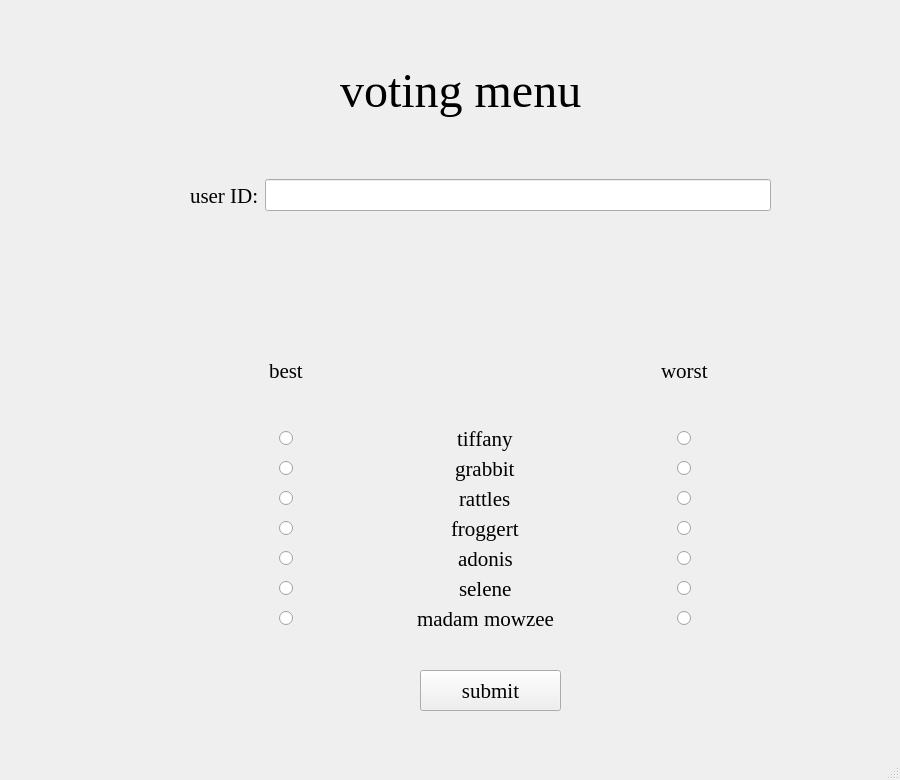
<?xml version="1.0" encoding="UTF-8"?>
<ui version="4.0">
 <class>Voting_Menu</class>
 <widget class="QMainWindow" name="Voting_Menu">
  <property name="geometry">
   <rect>
    <x>0</x>
    <y>0</y>
    <width>900</width>
    <height>780</height>
   </rect>
  </property>
  <property name="sizePolicy">
   <sizepolicy hsizetype="Preferred" vsizetype="Preferred">
    <horstretch>2</horstretch>
    <verstretch>2</verstretch>
   </sizepolicy>
  </property>
  <property name="minimumSize">
   <size>
    <width>900</width>
    <height>780</height>
   </size>
  </property>
  <property name="maximumSize">
   <size>
    <width>900</width>
    <height>780</height>
   </size>
  </property>
  <property name="sizeIncrement">
   <size>
    <width>0</width>
    <height>0</height>
   </size>
  </property>
  <property name="windowTitle">
   <string>Voting_menu</string>
  </property>
  <widget class="QWidget" name="centralwidget">
   <widget class="QWidget" name="gridLayoutWidget">
    <property name="geometry">
     <rect>
      <x>190</x>
      <y>320</y>
      <width>591</width>
      <height>311</height>
     </rect>
    </property>
    <property name="font">
     <font>
      <family>Times New Roman</family>
      <pointsize>16</pointsize>
     </font>
    </property>
    <property name="toolTipDuration">
     <number>0</number>
    </property>
    <property name="layoutDirection">
     <enum>Qt::LeftToRight</enum>
    </property>
    <layout class="QGridLayout" name="gridLayout">
     <item row="5" column="1" alignment="Qt::AlignHCenter">
      <widget class="QLabel" name="label_5">
       <property name="font">
        <font>
         <family>Times New Roman</family>
         <pointsize>16</pointsize>
        </font>
       </property>
       <property name="text">
        <string>adonis</string>
       </property>
      </widget>
     </item>
     <item row="0" column="0" alignment="Qt::AlignHCenter">
      <widget class="QLabel" name="label_8">
       <property name="font">
        <font>
         <family>Times New Roman</family>
         <pointsize>16</pointsize>
        </font>
       </property>
       <property name="text">
        <string>best</string>
       </property>
      </widget>
     </item>
     <item row="1" column="2" alignment="Qt::AlignHCenter">
      <widget class="QRadioButton" name="tiffany_worst">
       <property name="font">
        <font>
         <family>Times New Roman</family>
         <pointsize>16</pointsize>
        </font>
       </property>
       <property name="layoutDirection">
        <enum>Qt::LeftToRight</enum>
       </property>
       <property name="text">
        <string/>
       </property>
       <attribute name="buttonGroup">
        <string notr="true">worst</string>
       </attribute>
      </widget>
     </item>
     <item row="5" column="2" alignment="Qt::AlignHCenter">
      <widget class="QRadioButton" name="adonis_worst">
       <property name="font">
        <font>
         <family>Times New Roman</family>
         <pointsize>16</pointsize>
        </font>
       </property>
       <property name="layoutDirection">
        <enum>Qt::LeftToRight</enum>
       </property>
       <property name="text">
        <string/>
       </property>
       <attribute name="buttonGroup">
        <string notr="true">worst</string>
       </attribute>
      </widget>
     </item>
     <item row="3" column="2" alignment="Qt::AlignHCenter">
      <widget class="QRadioButton" name="rattles_worst">
       <property name="font">
        <font>
         <family>Times New Roman</family>
         <pointsize>16</pointsize>
        </font>
       </property>
       <property name="layoutDirection">
        <enum>Qt::LeftToRight</enum>
       </property>
       <property name="text">
        <string/>
       </property>
       <attribute name="buttonGroup">
        <string notr="true">worst</string>
       </attribute>
      </widget>
     </item>
     <item row="4" column="0" alignment="Qt::AlignHCenter">
      <widget class="QRadioButton" name="froggert_best">
       <property name="font">
        <font>
         <family>Times New Roman</family>
         <pointsize>16</pointsize>
        </font>
       </property>
       <property name="toolTipDuration">
        <number>0</number>
       </property>
       <property name="text">
        <string/>
       </property>
       <attribute name="buttonGroup">
        <string notr="true">best</string>
       </attribute>
      </widget>
     </item>
     <item row="5" column="0" alignment="Qt::AlignHCenter">
      <widget class="QRadioButton" name="adonis_best">
       <property name="font">
        <font>
         <family>Times New Roman</family>
         <pointsize>16</pointsize>
        </font>
       </property>
       <property name="toolTipDuration">
        <number>0</number>
       </property>
       <property name="text">
        <string/>
       </property>
       <attribute name="buttonGroup">
        <string notr="true">best</string>
       </attribute>
      </widget>
     </item>
     <item row="7" column="2" alignment="Qt::AlignHCenter">
      <widget class="QRadioButton" name="madam_worst">
       <property name="font">
        <font>
         <family>Times New Roman</family>
         <pointsize>16</pointsize>
        </font>
       </property>
       <property name="layoutDirection">
        <enum>Qt::LeftToRight</enum>
       </property>
       <property name="text">
        <string/>
       </property>
       <attribute name="buttonGroup">
        <string notr="true">worst</string>
       </attribute>
      </widget>
     </item>
     <item row="7" column="0" alignment="Qt::AlignHCenter">
      <widget class="QRadioButton" name="madam_best">
       <property name="font">
        <font>
         <family>Times New Roman</family>
         <pointsize>16</pointsize>
        </font>
       </property>
       <property name="toolTipDuration">
        <number>0</number>
       </property>
       <property name="text">
        <string/>
       </property>
       <attribute name="buttonGroup">
        <string notr="true">best</string>
       </attribute>
      </widget>
     </item>
     <item row="2" column="2" alignment="Qt::AlignHCenter">
      <widget class="QRadioButton" name="grabbit_worst">
       <property name="font">
        <font>
         <family>Times New Roman</family>
         <pointsize>16</pointsize>
        </font>
       </property>
       <property name="layoutDirection">
        <enum>Qt::LeftToRight</enum>
       </property>
       <property name="text">
        <string/>
       </property>
       <attribute name="buttonGroup">
        <string notr="true">worst</string>
       </attribute>
      </widget>
     </item>
     <item row="4" column="2" alignment="Qt::AlignHCenter">
      <widget class="QRadioButton" name="froggert_worst">
       <property name="font">
        <font>
         <family>Times New Roman</family>
         <pointsize>16</pointsize>
        </font>
       </property>
       <property name="layoutDirection">
        <enum>Qt::LeftToRight</enum>
       </property>
       <property name="text">
        <string/>
       </property>
       <attribute name="buttonGroup">
        <string notr="true">worst</string>
       </attribute>
      </widget>
     </item>
     <item row="6" column="0" alignment="Qt::AlignHCenter">
      <widget class="QRadioButton" name="selene_best">
       <property name="font">
        <font>
         <family>Times New Roman</family>
         <pointsize>16</pointsize>
        </font>
       </property>
       <property name="toolTipDuration">
        <number>0</number>
       </property>
       <property name="text">
        <string/>
       </property>
       <attribute name="buttonGroup">
        <string notr="true">best</string>
       </attribute>
      </widget>
     </item>
     <item row="6" column="2" alignment="Qt::AlignHCenter">
      <widget class="QRadioButton" name="selene_worst">
       <property name="font">
        <font>
         <family>Times New Roman</family>
         <pointsize>16</pointsize>
        </font>
       </property>
       <property name="layoutDirection">
        <enum>Qt::LeftToRight</enum>
       </property>
       <property name="text">
        <string/>
       </property>
       <attribute name="buttonGroup">
        <string notr="true">worst</string>
       </attribute>
      </widget>
     </item>
     <item row="1" column="0" alignment="Qt::AlignHCenter">
      <widget class="QRadioButton" name="Tiffany_best">
       <property name="font">
        <font>
         <family>Times New Roman</family>
         <pointsize>16</pointsize>
        </font>
       </property>
       <property name="toolTipDuration">
        <number>0</number>
       </property>
       <property name="text">
        <string/>
       </property>
       <attribute name="buttonGroup">
        <string notr="true">best</string>
       </attribute>
      </widget>
     </item>
     <item row="2" column="0" alignment="Qt::AlignHCenter">
      <widget class="QRadioButton" name="grabbit_best">
       <property name="font">
        <font>
         <family>Times New Roman</family>
         <pointsize>16</pointsize>
        </font>
       </property>
       <property name="toolTipDuration">
        <number>0</number>
       </property>
       <property name="text">
        <string/>
       </property>
       <attribute name="buttonGroup">
        <string notr="true">best</string>
       </attribute>
      </widget>
     </item>
     <item row="0" column="2" alignment="Qt::AlignHCenter">
      <widget class="QLabel" name="label_9">
       <property name="font">
        <font>
         <family>Times New Roman</family>
         <pointsize>16</pointsize>
        </font>
       </property>
       <property name="text">
        <string>worst</string>
       </property>
      </widget>
     </item>
     <item row="3" column="0" alignment="Qt::AlignHCenter">
      <widget class="QRadioButton" name="rattles_best">
       <property name="font">
        <font>
         <family>Times New Roman</family>
         <pointsize>16</pointsize>
        </font>
       </property>
       <property name="toolTipDuration">
        <number>0</number>
       </property>
       <property name="text">
        <string/>
       </property>
       <attribute name="buttonGroup">
        <string notr="true">best</string>
       </attribute>
      </widget>
     </item>
     <item row="3" column="1" alignment="Qt::AlignHCenter">
      <widget class="QLabel" name="label_3">
       <property name="font">
        <font>
         <family>Times New Roman</family>
         <pointsize>16</pointsize>
        </font>
       </property>
       <property name="text">
        <string>rattles</string>
       </property>
      </widget>
     </item>
     <item row="6" column="1" alignment="Qt::AlignHCenter">
      <widget class="QLabel" name="label_6">
       <property name="font">
        <font>
         <family>Times New Roman</family>
         <pointsize>16</pointsize>
        </font>
       </property>
       <property name="text">
        <string>selene</string>
       </property>
      </widget>
     </item>
     <item row="2" column="1" alignment="Qt::AlignHCenter">
      <widget class="QLabel" name="label_2">
       <property name="font">
        <font>
         <family>Times New Roman</family>
         <pointsize>16</pointsize>
        </font>
       </property>
       <property name="text">
        <string>grabbit</string>
       </property>
      </widget>
     </item>
     <item row="4" column="1" alignment="Qt::AlignHCenter">
      <widget class="QLabel" name="label_4">
       <property name="font">
        <font>
         <family>Times New Roman</family>
         <pointsize>16</pointsize>
        </font>
       </property>
       <property name="text">
        <string>froggert</string>
       </property>
      </widget>
     </item>
     <item row="7" column="1" alignment="Qt::AlignHCenter">
      <widget class="QLabel" name="label_7">
       <property name="font">
        <font>
         <family>Times New Roman</family>
         <pointsize>16</pointsize>
        </font>
       </property>
       <property name="text">
        <string>madam mowzee</string>
       </property>
      </widget>
     </item>
     <item row="1" column="1" alignment="Qt::AlignHCenter">
      <widget class="QLabel" name="label">
       <property name="font">
        <font>
         <family>Times New Roman</family>
         <pointsize>16</pointsize>
        </font>
       </property>
       <property name="text">
        <string>tiffany</string>
       </property>
      </widget>
     </item>
    </layout>
   </widget>
   <widget class="QLabel" name="invaled_text">
    <property name="geometry">
     <rect>
      <x>190</x>
      <y>250</y>
      <width>581</width>
      <height>41</height>
     </rect>
    </property>
    <property name="font">
     <font>
      <family>Times New Roman</family>
      <pointsize>16</pointsize>
     </font>
    </property>
    <property name="text">
     <string/>
    </property>
   </widget>
   <widget class="QPushButton" name="submit_button">
    <property name="geometry">
     <rect>
      <x>420</x>
      <y>670</y>
      <width>141</width>
      <height>41</height>
     </rect>
    </property>
    <property name="font">
     <font>
      <family>Times New Roman</family>
      <pointsize>16</pointsize>
     </font>
    </property>
    <property name="text">
     <string>submit</string>
    </property>
   </widget>
   <widget class="QWidget" name="horizontalLayoutWidget">
    <property name="geometry">
     <rect>
      <x>190</x>
      <y>170</y>
      <width>581</width>
      <height>51</height>
     </rect>
    </property>
    <layout class="QHBoxLayout" name="horizontalLayout">
     <item>
      <widget class="QLabel" name="label_10">
       <property name="font">
        <font>
         <family>Times New Roman</family>
         <pointsize>16</pointsize>
        </font>
       </property>
       <property name="text">
        <string>user ID:</string>
       </property>
      </widget>
     </item>
     <item>
      <widget class="QLineEdit" name="id_text">
       <property name="font">
        <font>
         <family>Times New Roman</family>
         <pointsize>16</pointsize>
        </font>
       </property>
      </widget>
     </item>
    </layout>
   </widget>
   <widget class="QLabel" name="label_11">
    <property name="geometry">
     <rect>
      <x>340</x>
      <y>50</y>
      <width>311</width>
      <height>81</height>
     </rect>
    </property>
    <property name="font">
     <font>
      <family>Times New Roman</family>
      <pointsize>36</pointsize>
     </font>
    </property>
    <property name="text">
     <string>voting menu</string>
    </property>
   </widget>
  </widget>
  <widget class="QMenuBar" name="menubar">
   <property name="geometry">
    <rect>
     <x>0</x>
     <y>0</y>
     <width>900</width>
     <height>25</height>
    </rect>
   </property>
  </widget>
  <widget class="QStatusBar" name="statusbar"/>
 </widget>
 <resources/>
 <connections/>
 <buttongroups>
  <buttongroup name="best"/>
  <buttongroup name="worst"/>
 </buttongroups>
</ui>
